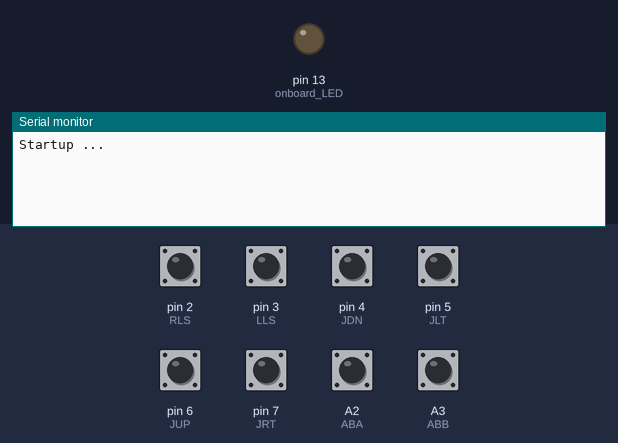
A sketch run on a simulated Arduino Uno, built with avr-gcc and run on an emulated ATmega328P. Shown: output pins drawn as LEDs (lit = HIGH), the last lines printed to the serial monitor. The inputs (shaded band) are chosen by the test bench; at power-on: A2 (ABA), A3 (ABB), pin 2 (RLS), pin 3 (LLS), pin 4 (JDN), pin 5 (JLT), pin 6 (JUP), pin 7 (JRT) HIGH.

Above: at 1.2 s.
1.3 s: pin 2 (RLS) pulled LOW for 0.15 s
At 2.6 s:
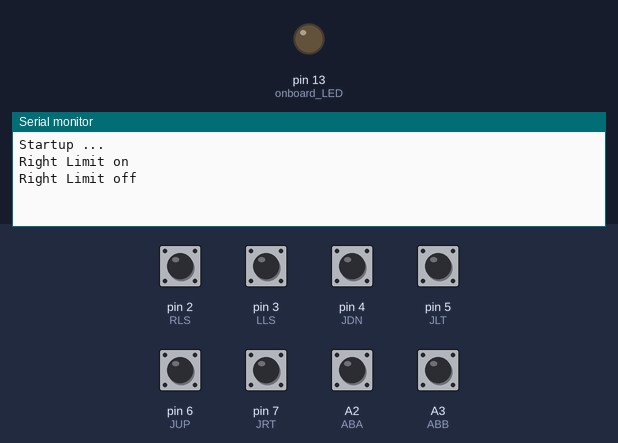
2.9 s: pin 3 (LLS) pulled LOW for 0.15 s
At 3.9 s:
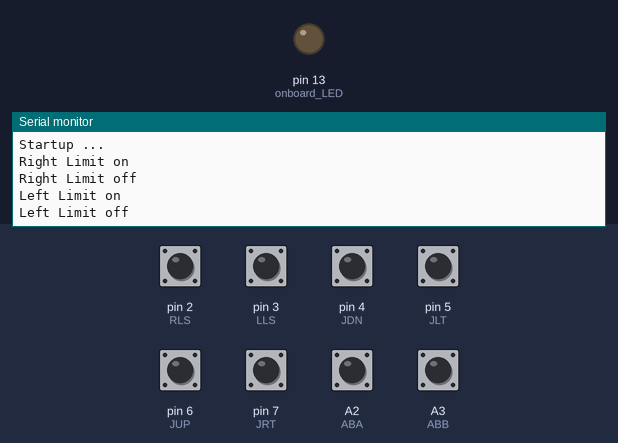
4.5 s: pin 4 (JDN) pulled LOW for 0.15 s
At 5.2 s:
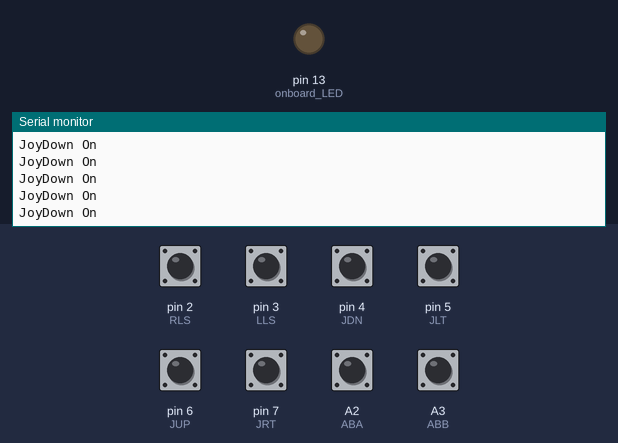
6.1 s: pin 5 (JLT) pulled LOW for 0.15 s
At 7.4 s:
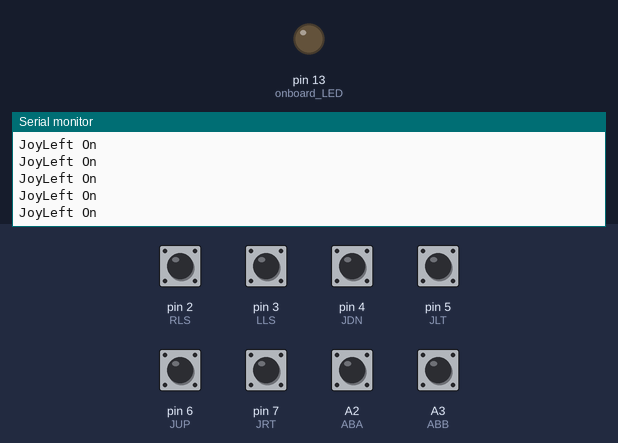
7.7 s: pin 6 (JUP) pulled LOW for 0.15 s
At 8.9 s:
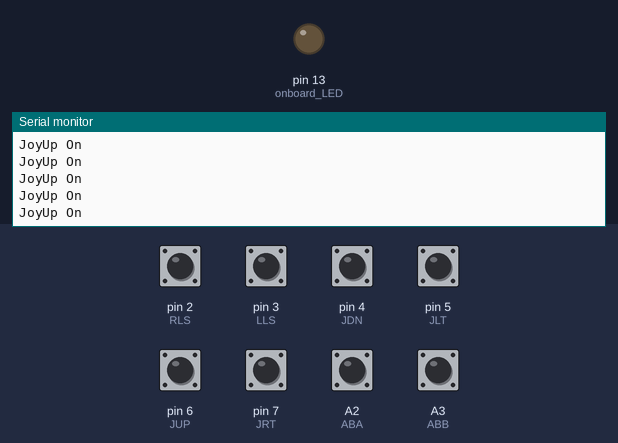
9.3 s: pin 7 (JRT) pulled LOW for 0.15 s
At 10.1 s:
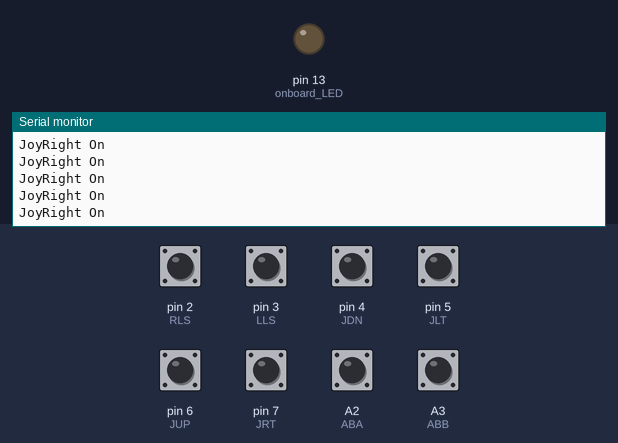

Measured:
- after the input at 1.3 s, the serial monitor: prints a new line at once (image 1)
- after the input at 2.9 s, the serial monitor: prints a new line at once (image 2)
- after the input at 4.5 s, the serial monitor: prints a new line at once (image 3)
- after the input at 6.1 s, the serial monitor: prints a new line at once (image 4)
- after the input at 7.7 s, the serial monitor: prints a new line at once (image 5)
- after the input at 9.3 s, the serial monitor: prints a new line at once (image 6)

The sketch:

kitty_testing.ino
```cpp
// kitty_testing.ino - code to test operation switches
// 2/15/2024 - Idea Fab Labs, Chico

// Pin usage defines (* = required to be this pin do not move)
#define JUP   6   // Joystick Up pin (input)
#define JDN   4   // Joystick Down pin (input)
#define JLT   5   // Joystick Left pin (input)
#define JRT   7   // Joystick Right pin (input)
#define ABA   A2  // Arcade button #A pin (input)
#define ABB   A3  // Arcade button #B pin (input)
#define LLS   3   // Left Limit Switch pin (input ~ interrupt) *
#define RLS   2   // Right Limit Switch pin (input ~ interrupt) *

// Joystick  & Arcade button variables
int JoyLeft_curr    = HIGH;
int JoyLeft_last    = HIGH;
int JoyRight_curr   = HIGH;
int JoyRight_last   = HIGH;
int JoyUp_curr      = HIGH;
int JoyUp_last      = HIGH;
int JoyDown_curr    = HIGH;
int JoyDown_last    = HIGH;
int ArcadeA_curr    = HIGH;
int ArcadeA_last    = HIGH;
int ArcadeB_curr    = HIGH;
int ArcadeB_last    = HIGH;

// Interrupts variables
int stateRight_curr = HIGH;
int stateLeft_curr  = HIGH;
int stateRight_last = HIGH;
int stateLeft_last  = HIGH;

// The setup
void setup() {
  Serial.begin(115200); // Initialize Serial
  Serial.println("Startup ...");

// Initialize digital pins
  pinMode(LED_BUILTIN, OUTPUT);   // onboard LED
  digitalWrite(LED_BUILTIN, LOW);
  pinMode(JUP, INPUT_PULLUP);     // Joystick up
  pinMode(JDN, INPUT_PULLUP);     // Joystick down
  pinMode(JLT, INPUT_PULLUP);     // Joystick left
  pinMode(JRT, INPUT_PULLUP);     // Joystick right
  pinMode(ABA, INPUT_PULLUP);     // Arcade button A
  pinMode(ABB, INPUT_PULLUP);     // Arcade button B

// Initialize Limit-switch Interrupts
  pinMode(LLS, INPUT_PULLUP);
  pinMode(RLS, INPUT_PULLUP);
  attachInterrupt(digitalPinToInterrupt(LLS), limitLeft, CHANGE);
  attachInterrupt(digitalPinToInterrupt(RLS), limitRight, CHANGE);

  // Poll current limit switch state ...
  stateRight_curr = digitalRead(RLS);
  stateLeft_curr = digitalRead(LLS);
}

// The loop
void loop() {
  checkLimits();
  readJoystick();
  readArcade();
}

// Check limit-switches & Process
void checkLimits() {
  if(stateRight_curr != stateRight_last) {
    if(stateRight_curr == HIGH) {
      Serial.println("Right Limit off");
    } else {
      Serial.println("Right Limit on");
    }
    stateRight_last = stateRight_curr;
  }

  if(stateLeft_curr != stateLeft_last) {
    if(stateLeft_curr == HIGH) {
      Serial.println("Left Limit off");
    } else {
      Serial.println("Left Limit on");
    }
    stateLeft_last = stateLeft_curr;
  }
}

// Read Arcade buttons & Process
void readArcade() {
  ArcadeA_curr = digitalRead(ABA);
  ArcadeB_curr = digitalRead(ABB);

  if(ArcadeA_curr != ArcadeA_last) {
    if(ArcadeA_curr == HIGH) {
      Serial.println("Arcade A off");
    } else {
      Serial.println("Arcade A on");
    }
    ArcadeA_last = ArcadeA_curr;
  }

  if(ArcadeB_curr != ArcadeB_last) {
    if(ArcadeB_curr == HIGH) {
      Serial.println("Arcade B off");
    } else {
      Serial.println("Arcade B on");
    }
    ArcadeB_last = ArcadeB_curr;
  }
}

// Read joystick switches & Process
void readJoystick() {
  JoyLeft_curr  = digitalRead(JLT);
  JoyRight_curr = digitalRead(JRT);
  JoyUp_curr    = digitalRead(JUP);
  JoyDown_curr  = digitalRead(JDN);

  // Joystick left switch
  if(JoyLeft_curr != JoyLeft_last) {
    if(JoyLeft_curr == LOW) {
      Serial.println("JoyLeft On");
    } else {
      Serial.println("JoyLeft Off");
      JoyLeft_last = JoyLeft_curr;
    }
  }

  // Joystick right switch
  if(JoyRight_curr != JoyRight_last) {
    if(JoyRight_curr == LOW) {
      Serial.println("JoyRight On");
    } else {
      Serial.println("JoyRight Off");
      JoyUp_last = JoyRight_curr;
    }
  }

  // Joystick up switch
  if(JoyUp_curr != JoyUp_last) {
    if(JoyUp_curr == LOW) {
      Serial.println("JoyUp On");
    } else {
      Serial.println("JoyUp Off");
      JoyUp_last = JoyUp_curr;
    }
  }

  // Joystick down switch
  if(JoyDown_curr != JoyDown_last) {
    if(JoyDown_curr == LOW) {
      Serial.println("JoyDown On ");
    } else {
      Serial.println("JoyDown Off");
      JoyDown_last = JoyDown_curr;
    }
  }
}

// Left limit-switch ISR
void limitLeft() {
  stateLeft_curr = digitalRead(LLS);  // slim and clean ISR
}

// Right limit-switch ISR
void limitRight() {
  stateRight_curr = digitalRead(RLS);  // slim and clean ISR
}

// sfranzyshen
```
